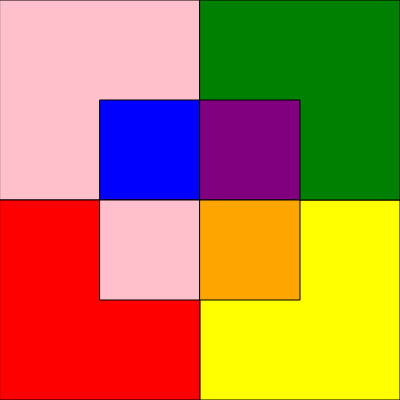
Frame 1 (no input)
Frame 60 (no input): identical to frame 1, image omitted
Frame 120 (the mouse pressed at the canvas centre since frame 60): identical to frame 1, image omitted

The p5.js sketch that drew this single still picture (run headless with seeded random() and noise() and a simulated clock; from frame 60 on, the mouse is pressed at the canvas centre):

// p5.js sketch
// ── sketch.js
function setup() {
  createCanvas(400, 400);
  rectMode(CENTER);

}

function draw() {
  background("white");
  fill("Pink")
  rect(100, 100, 200, 200);
fill("blue")
rect(150,150, 100, 100)
fill("yellow")
rect(300, 300, 200, 200)
fill("red")
rect(100, 300, 200, 200)
fill("green")
rect(300, 100, 200, 200)
fill("purple")
rect(250, 150, 100, 100)
fill("pink")
rect(150, 250, 100, 100)
fill("orange")
rect(250, 250, 100, 100)
}
